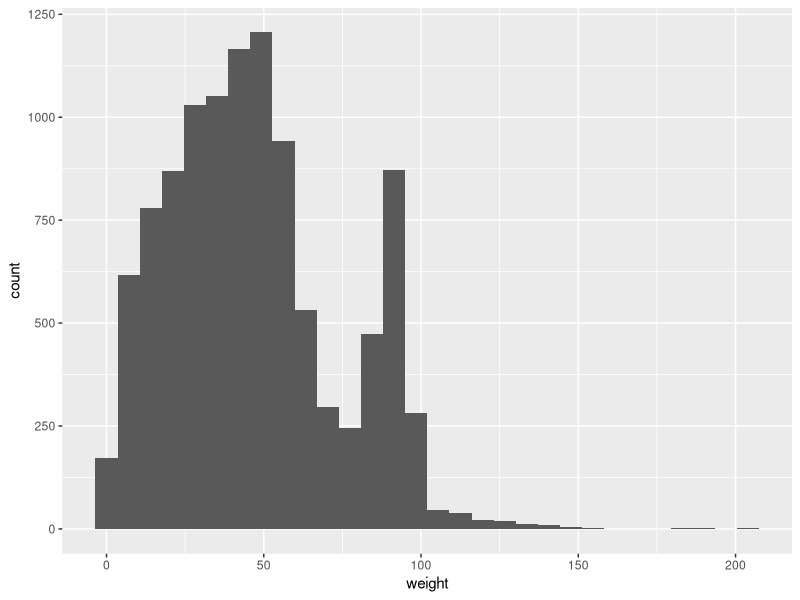
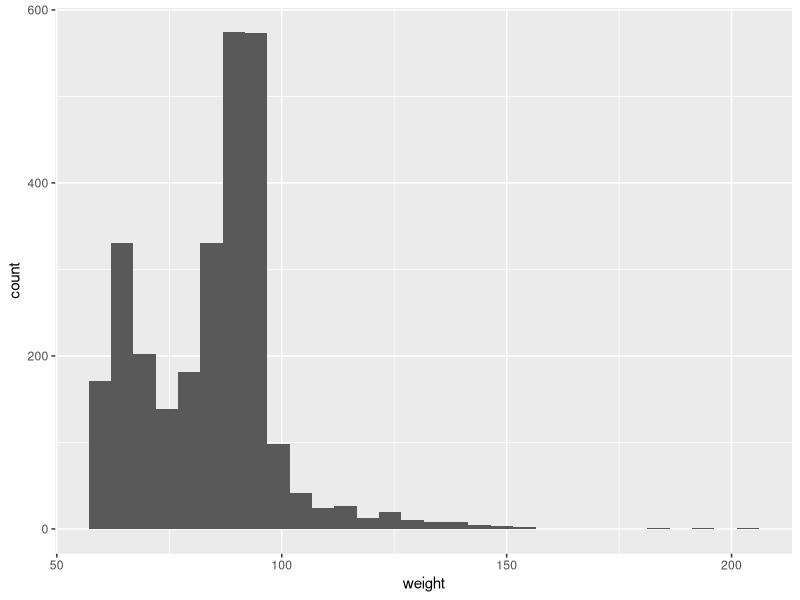
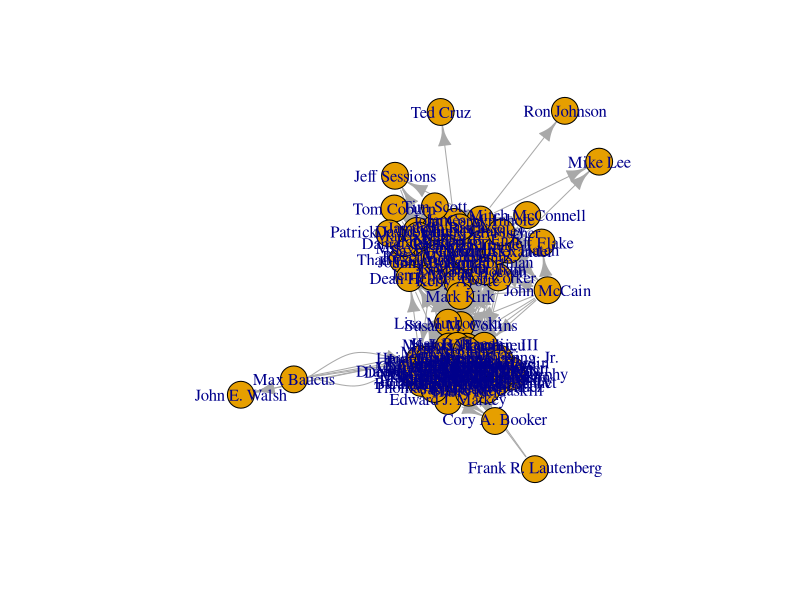
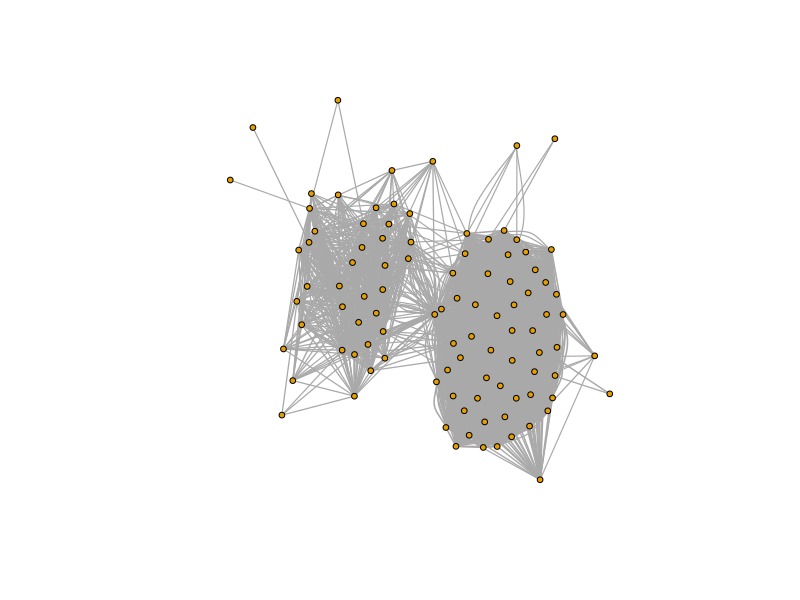

Write the R code that produced these figures, in order. (Note: this script raises an error after producing the figures.)
##Install missing packages that we'll use here
packages <- c("ggplot2", "dplyr","igraph")
if (length(setdiff(packages, rownames(installed.packages()))) > 0) {
  install.packages(setdiff(packages, rownames(installed.packages())))  
}

##load these packages into your environment
library(igraph)
library(dplyr)
library(ggplot2)

##load in the Senate voting network data
votes_network <- read.csv("vote_network.csv",sep="\t")

##take a look at some info about the data
head(votes_network)
nrow(votes_network)
##how many Senators do we have?
length(unique(c(votes_network$name1,votes_network$name2)))

##summary statistics for the edge weights
mean(votes_network$weight)
sd(votes_network$weight)

##plot the edge weight distribution
ggplot(votes_network, aes(weight))+ geom_histogram()

##lets use dplyr to filter out low-weight edges
##see http://cran.rstudio.com/web/packages/dplyr/vignettes/introduction.html 
###for a dplyr intro
votes_network <- filter(votes_network, weight > 60)

##lets look at the edge weight distribution now
ggplot(votes_network, aes(weight))+ geom_histogram()

##okay, lets construct the network from the voting data
igraph_vote_net <- graph.data.frame(votes_network)

##check the edge distribution
mean(E(igraph_vote_net)$weight)

##ugh, this plot is ugly! Lets make it prettier
##check out your options at ?igraph.plotting
plot(igraph_vote_net)

##much nicer 
plot(igraph_vote_net,
     layout=layout.kamada.kawai,
     vertex.size=3,
     vertex.label=NA,
     edge.width=log(E(igraph_vote_net)$weight+1)-3,
     edge.arrow.size=0)

##do some community detection
mc <- multilevel.community(igraph_vote_net)

##oops! have to make it undirected
igraph_vote_undir <- as.undirected(igraph_vote_net,
                                   mode="collapse",
                                   edge.attr.comb=list(weight=mean))

##now do the clustering and then plot
mc <- multilevel.community(igraph_vote_undir)
plot(mc,igraph_vote_net,
     layout=layout.kamada.kawai,
     vertex.size=5,
     vertex.label=NA,
     edge.arrow.size=0)

##lets re-get the edge list (handy). Note edges are stored as indexes!
edgelist <- cbind(get.edgelist(igraph_vote_net,names=F), E(igraph_vote_net)$weight)

##get the components
comps <- clusters(igraph_vote_net, mode="weak")

##run some other metrics
metric_list = list(
  n_nodes=vcount(igraph_vote_net),
  n_edge=ecount(igraph_vote_net),
  density = graph.density(igraph_vote_net),
  mean_tie_str = mean(E(igraph_vote_net)$weight),
  n_components=comps$no,
  modularity = max(mc$modularity))

